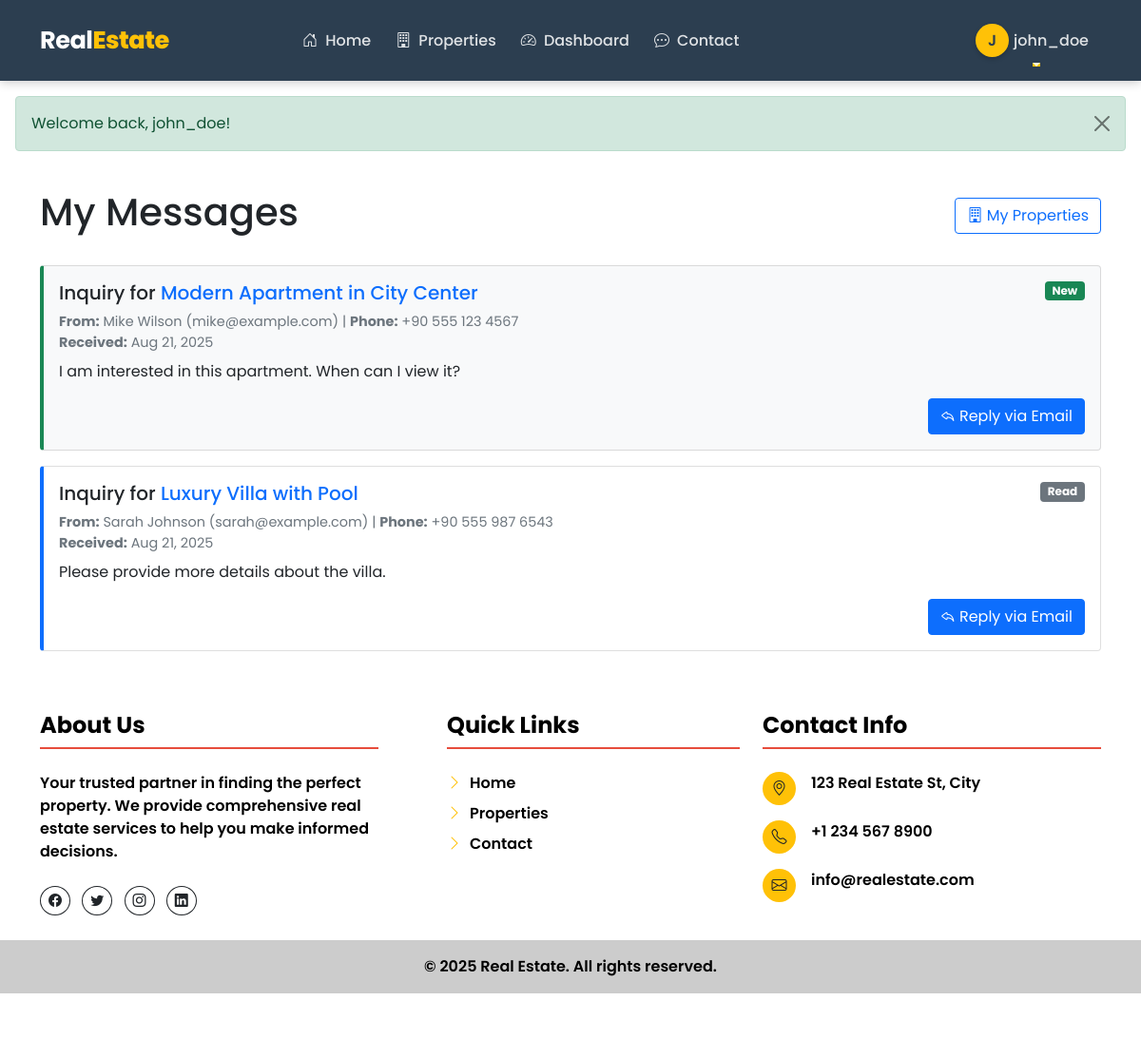
/my-messages.php (signed in), run on the app's committed database.
### tables this page shows
CREATE TABLE property_inquiries (
    id INT AUTO_INCREMENT PRIMARY KEY,
    property_id INT,
    name VARCHAR(100),
    email VARCHAR(100),
    phone VARCHAR(20),
    message TEXT,
    status ENUM('new', 'read', 'replied') DEFAULT 'new',
    created_at TIMESTAMP DEFAULT CURRENT_TIMESTAMP,
    FOREIGN KEY (property_id) REFERENCES properties(id)
);

CREATE TABLE properties (
    id INT AUTO_INCREMENT PRIMARY KEY,
    user_id INT,
    title VARCHAR(255),
    description TEXT,
    type ENUM('house', 'apartment', 'villa', 'land'),
    status ENUM('active', 'pending', 'sold', 'inactive') DEFAULT 'pending',
    price DECIMAL(12,2),
    location VARCHAR(255),
    city VARCHAR(100),
    address TEXT,
    bedrooms INT,
    bathrooms INT,
    area DECIMAL(10,2),
    features TEXT,
    created_at TIMESTAMP DEFAULT CURRENT_TIMESTAMP,
    updated_at TIMESTAMP DEFAULT CURRENT_TIMESTAMP ON UPDATE CURRENT_TIMESTAMP,
    FOREIGN KEY (user_id) REFERENCES users(id)
);

### includes/functions.php (called while the page is built, shortened)
<?php
function format_date($date, $format = 'M d, Y') {
    return date($format, strtotime($date));
}

### my-messages.php (the view, shortened to what this page needs)
<?php
require_once 'config.php';
require_once 'includes/functions.php';
try {
    $query = "SELECT pi.*, p.title as property_title, p.id as property_id
              FROM property_inquiries pi
              INNER JOIN properties p ON pi.property_id = p.id
              WHERE p.user_id = ?
              ORDER BY pi.created_at DESC";
    $stmt = $conn->prepare($query);
    $stmt->execute([$_SESSION['user_id']]);
    $messages = $stmt->fetchAll(PDO::FETCH_ASSOC);
} catch(PDOException $e) {
    error_log("Error in my-messages.php: " . $e->getMessage());
    $messages = [];
    $_SESSION['error'] = "An error occurred while fetching your messages.";
}
require_once 'includes/header.php';
?>
<div class="container mt-4">
    <div class="d-flex justify-content-between align-items-center mb-4">
        <h1>My Messages</h1>
        <a href="my-properties.php" class="btn btn-outline-primary">
            <i class="bi bi-building"></i> My Properties
        </a>
    </div>
    <?php if (empty($messages)): ?>
        <div class="alert alert-info">
            <i class="bi bi-info-circle"></i> You don't have any messages yet.
            When someone inquires about your properties, their messages will appear here.
        </div>
    <?php else: ?>
        <div class="row">
            <?php foreach ($messages as $message): ?>
                <div class="col-12 mb-3">
                    <div class="card message-card <?php echo $message['status'] === 'new' ? 'unread' : ''; ?>">
                        <div class="card-body">
                            <div class="d-flex justify-content-between align-items-start mb-2">
                                <h5 class="card-title mb-0">
                                    Inquiry for
                                    <a href="property-details.php?id=<?php echo $message['property_id']; ?>"
                                       class="property-link">
                                        <?php echo htmlspecialchars($message['property_title']); ?>
                                    </a>
                                </h5>
                                <span class="badge bg-<?php echo $message['status'] === 'new' ? 'success' : 'secondary'; ?>">
                                    <?php echo ucfirst($message['status']); ?>
                                </span>
                            </div>
                            <div class="message-meta mb-2">
                                <strong>From:</strong> <?php echo htmlspecialchars($message['name']); ?>
                                (<?php echo htmlspecialchars($message['email']); ?>)
                                <?php if (!empty($message['phone'])): ?>
                                    | <strong>Phone:</strong> <?php echo htmlspecialchars($message['phone']); ?>
                                <?php endif; ?>
                                <br>
                                <strong>Received:</strong> <?php echo format_date($message['created_at']); ?>
                            </div>
                            <p class="card-text"><?php echo nl2br(htmlspecialchars($message['message'])); ?></p>
                            <div class="d-flex justify-content-end">
                                <a href="mailto:<?php echo htmlspecialchars($message['email']); ?>"
                                   class="btn btn-primary">
                                    <i class="bi bi-reply"></i> Reply via Email
                                </a>
                            </div>
                        </div>
                    </div>
                </div>
            <?php endforeach; ?>
        </div>
    <?php endif; ?>
</div>
<?php require_once 'includes/footer.php'; ?>

### includes/header.php (style rules this page uses)
body { min-height: 100vh; display: flex; flex-direction: column; font-family: 'Poppins', sans-serif; }

### my-messages.php (style rules this page uses)
.message-card { transition: transform 0.2s; border-left: 4px solid #0d6efd; }
.message-card.unread { background-color: #f8f9fa; border-left-color: #198754; }
.message-meta { font-size: 0.9rem; color: #6c757d; }
.property-link { color: #0d6efd; text-decoration: none; }

### data on the page
property_inquiries: property.title "Modern Apartment in City Center", status "New", name "Mike Wilson", email "mike@example.com", phone "+90 555 123 4567", created_at "Aug 21, 2025", message "I am interested in this apartment. When can I view it?"
property_inquiries: property.title "Luxury Villa with Pool", status "Read", name "Sarah Johnson", email "sarah@example.com", phone "+90 555 987 6543", created_at "Aug 21, 2025", message "Please provide more details about the villa."

### other printed values
substr($_SESSION['username'], 0, 1) "J"
$_SESSION['username'] "john_doe"
$_SESSION['success'] "Welcome back, john_doe!"
